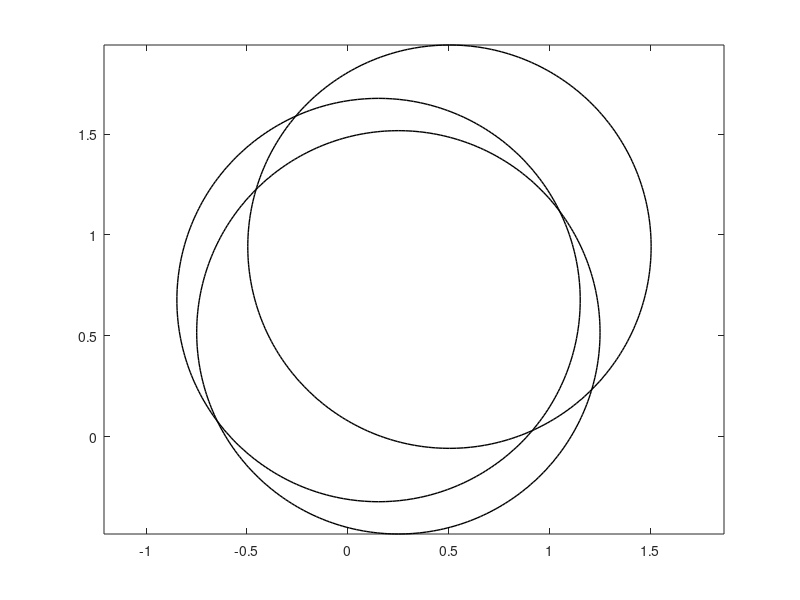

This figure's MATLAB source: (Note: this script raises an error after producing the figure.)
clear all;
    figure;
    for j = 1:3
        x = rand(1)
        y = rand(1)
        X(j) = x;
        Y(j) = y;
        
        theta = 0:1:360;
        Circle1=X(j)+1*cosd(theta);
        Circle2=Y(j)+1*sind(theta);
        plot(Circle1,Circle2,'black','linewidth',1);
        axis equal
        hold on;
        
    end
    
    syms a b c d e f;
    r = 1;
    text(X(1),Y(1),'node1','FontSize',12);
    text(X(2),Y(2),'node2','FontSize',12);
    text(X(3),Y(3),'node3','FontSize',12);
    plot(X(1:3),Y(1:3),'+');
    %roots of each two circles
    
    [a b] = solve((a-X(1))^2+(b-Y(1))^2-r^2,(a-X(2))^2+(b-Y(2))^2-r^2);
    [c d] = solve((c-X(1))^2+(d-Y(1))^2-r^2,(c-X(3))^2+(d-Y(3))^2-r^2);
    [e f] = solve((e-X(2))^2+(f-Y(2))^2-r^2,(e-X(3))^2+(f-Y(3))^2-r^2);
    solution1 = double([a b])
    solution2 = double([c d])
    solution3 = double([e f])
    
    plot(a,b,'o');
    text(a,b,'node1 & node2','FontSize',12);
   
    plot(c,d,'go');
    text(c,d,'node1 & node3','FontSize',12);
   
    plot(e,f,'bo');
    text(e,f,'node2 & node3','FontSize',12);
   
    %degrees between each two points
    A_node1 = double(acosd(solution1(:,1)-X(1)))
    B_node1 = double(asind(solution1(:,2)-Y(1)))
    for i = 1:2
      if(B_node1(i)<0)
        if(A_node1(i) > 90)
         A_node1(i) = 360 - A_node1(i);
         B_node1(i) = 180 - B_node1(i);
        else
         A_node1(i) = 360 - A_node1(i);
         B_node1(i) = 360 + B_node1(i);
        end
      else
          if(A_node1(i)>90)
              B_node1(i) = A_node1(i);
          end      
      end      
    end
    A_node2 = double(acosd(solution1(:,1)-X(2)))  
    B_node2 = double(asind(solution1(:,2)-Y(2)))
    for i = 1:2
       if(B_node2(i)<0)
        if(A_node2(i) > 90)
         A_node2(i) = 360 - A_node2(i);
         B_node2(i) = 180 - B_node2(i);
        else
         A_node2(i) = 360 - A_node2(i);
         B_node2(i) = 360 + B_node2(i);
        end
       else
          if(A_node2(i)>90)
              B_node2(i) = A_node2(i);
          end      
      end  
    end
    C_node1 = double(acosd(solution2(:,1)-X(1)))     
    D_node1 = double(asind(solution2(:,2)-Y(1)))
    for i = 1:2
     if(D_node1(i)<0)
        if(C_node1(i) > 90)
         C_node1(i) = 360 - C_node1(i);
         D_node1(i) = 180 - D_node1(i);
        else
         C_node1(i) = 360 - C_node1(i);
         D_node1(i) = 360 + D_node1(i);
        end
     else
          if(C_node1(i)>90)
              D_node1(i) = C_node1(i);
          end      
      end  
    end
    C_node3 = double(acosd(solution2(:,1)-X(3)))    
    D_node3 = double(asind(solution2(:,2)-Y(3)))
    for i = 1:2
     if(D_node3(i)<0)
        if(C_node3(i) > 90)
         C_node3(i) = 360 - C_node3(i);
         D_node3(i) = 180 - D_node3(i);
        else
         C_node3(i) = 360 - C_node3(i);
         D_node3(i) = 360 + D_node3(i);
        end
     else
          if(C_node3(i)>90)
              D_node3(i) = C_node3(i);
          end      
      end  
    end
    E_node2 = double(acosd(solution3(:,1)-X(2)))    
    F_node2 = double(asind(solution3(:,2)-Y(2)))
   for i = 1:2
     if(F_node2(i)<0)
        if(E_node2(i) > 90)
         E_node2(i) = 360 - E_node2(i);
         F_node2(i) = 180 - F_node2(i);
        else
         E_node2(i) = 360 - E_node2(i);
         F_node2(i) = 360 + F_node2(i);
        end
     else
          if(E_node2(i)>90)
              F_node2(i) = E_node2(i);
          end      
      end  
   end
    E_node3 = double(acosd(solution3(:,1)-X(3)))
    F_node3 = double(asind(solution3(:,2)-Y(3))) 
    for i = 1:2
     if(F_node3(i)<0)
        if(E_node3(i) > 90)
         E_node3(i) = 360 - E_node3(i);
         F_node3(i) = 180 - F_node3(i);
        else
         E_node3(i) = 360 - E_node3(i);
         F_node3(i) = 360 + F_node3(i);
        end
     else
          if(E_node3(i)>90)
              F_node3(i) = E_node3(i);
          end      
      end  
    end
   
    %node1(node1&node2)
    angle = [A_node1(1) A_node1(2) B_node1(1) B_node1(2)];
    if((max(angle)-min(angle))<180)
        theta2 = min(angle):1:max(angle);
    else
        theta2 = max(angle):1:(360+min(angle));
    end
    C1=X(1)+1*cosd(theta2);
    C2=Y(1)+1*sind(theta2);%plot(C1,C2,'r+');
    plot(C1,C2,'r','linewidth',10);
    axis equal
    hold on;
   
    %node2(node1&node2)
    angle = [A_node2(1) A_node2(2) B_node2(1) B_node2(2)];
    if((max(angle)-min(angle))<180)
        theta2 = min(angle):1:max(angle);
    else
        theta2 = max(angle):1:(360+min(angle));
    end
    C1=X(2)+1*cosd(theta2);
    C2=Y(2)+1*sind(theta2);%plot(C1,C2,'r+');
    plot(C1,C2,'r','linewidth',10);
    axis equal
    hold on;
    
    %node1(node1&node3)
    angle = [C_node1(1) C_node1(2) D_node1(1) D_node1(2)];
    if((max(angle)-min(angle))<180)
        theta2 = min(angle):1:max(angle);
    else
        theta2 = max(angle):1:(360+min(angle));
    end
    C1=X(1)+1*cosd(theta2);
    C2=Y(1)+1*sind(theta2);%plot(C1,C2,'r+');
    plot(C1,C2,'r','linewidth',10);
    axis equal
    hold on;
    
    %node3(node1&node3)
    angle = [C_node3(1) C_node3(2) D_node3(1) D_node3(2)];
    if((max(angle)-min(angle))<180)
        theta2 = min(angle):1:max(angle);
    else
        theta2 = max(angle):1:(360+min(angle));
    end
    C1=X(3)+1*cosd(theta2);
    C2=Y(3)+1*sind(theta2);%plot(C1,C2,'r+');
    plot(C1,C2,'r','linewidth',10);
    axis equal
    hold on;
    
    %node3(node3&node2)
    angle = [E_node3(1) E_node3(2) F_node3(1) F_node3(2)];
    if((max(angle)-min(angle))<180)
        theta2 = min(angle):1:max(angle);
    else
        theta2 = max(angle):1:(360+min(angle));
    end
    C1=X(3)+1*cosd(theta2);
    C2=Y(3)+1*sind(theta2);%plot(C1,C2,'r+');
    plot(C1,C2,'r','linewidth',10);
    axis equal
    hold on;
    
    %node2(node3&node2)
    angle = [E_node2(1) E_node2(2) F_node2(1) F_node2(2)];
    if((max(angle)-min(angle))<180)
        theta2 = min(angle):1:max(angle);
    else
        theta2 = max(angle):1:(360+min(angle));
    end
    C1=X(2)+1*cosd(theta2);
    C2=Y(2)+1*sind(theta2);%plot(C1,C2,'r+');
    plot(C1,C2,'r','linewidth',10);
    axis equal
    hold on;
    
    
    for i = 1:3
        for j = 1:3
           weight(i,j) = 100*sqrt((X(i)-X(j))^2+(Y(i)-Y(j))^2);
        end
        total(i) = weight(i,1)+weight(i,2)+weight(i,3);
    end
    
    if total(1) <= total(2)
        if total(1) <= total(3)           
            x1 = [1,1];
            y1 = [2,3]; 
            weights = [weight(1,2),weight(1,3)];
        else
            x1 = [3,3];
            y1 = [1,2]; 
            weights = [weight(3,1),weight(3,2)];
        end
    elseif total(1) >= total(2)
        if total(2) <= total(3)
            x1 = [2,2];
            y1 = [1,3]; 
            weights = [weight(2,1),weight(2,3)];
        else
            x1 = [3,3];
            y1 = [1,2]; 
            weights = [weight(3,1),weight(3,2)];
        end
    end
   
     figure;
     G = graph(x1,y1,weights);
     p = plot(G,'EdgeLabel',G.Edges.Weight);
     [T,pred] = minspantree(G);
     highlight(p,T);
     
     %center points moving loop
     